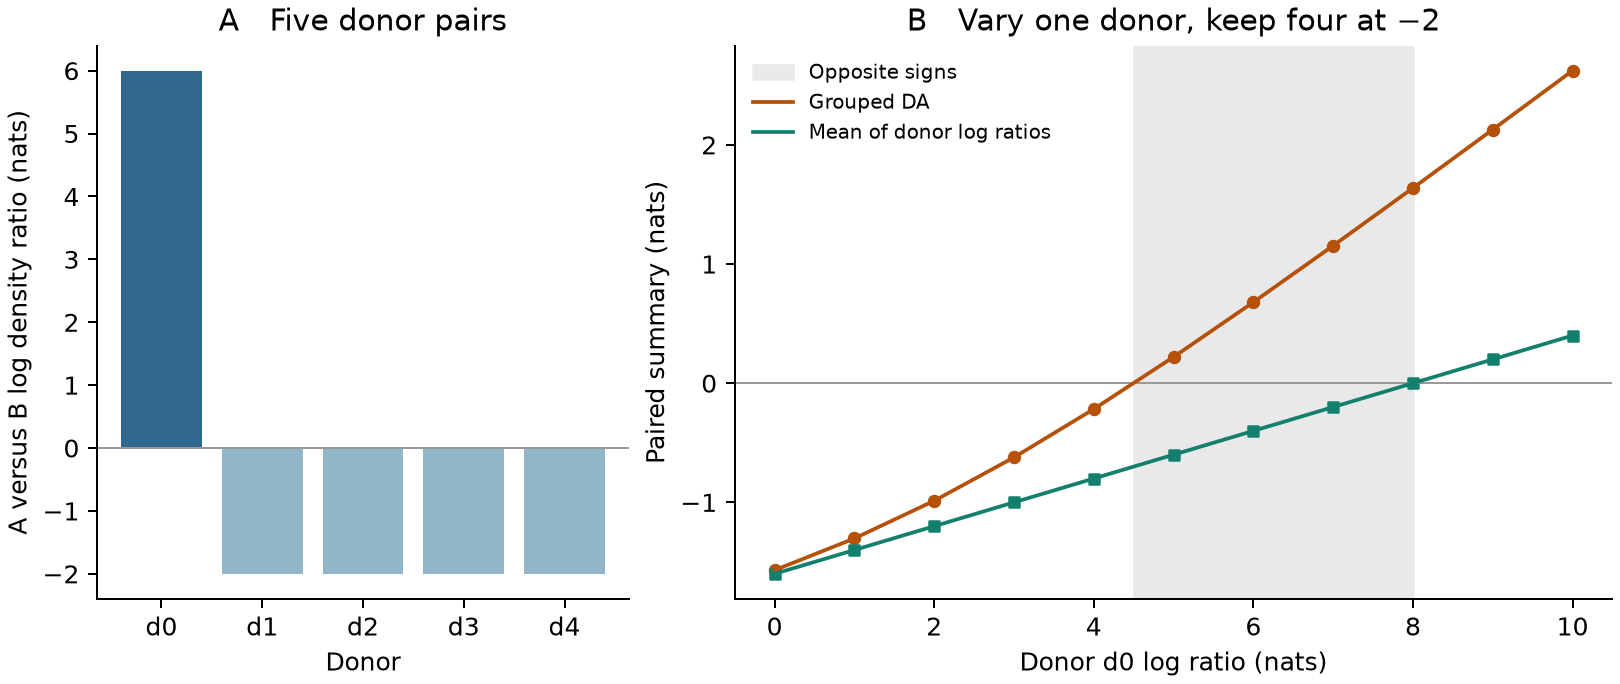

Write Python code to recreate this figure.
"""Check the two paired abundance summaries against exact Gaussian density ratios."""

from pathlib import Path
from unittest.mock import patch

import anndata as ad
import matplotlib.pyplot as plt
import numpy as np
import pandas as pd
import scvi
import torch
from scipy.special import logsumexp

from mrtotalvi import MrTotalVI


def paired_model():
    obs = pd.DataFrame(
        [(f"d{i}_{arm}", f"d{i}", arm) for i in range(5) for arm in ("A", "B") for _ in range(3)],
        columns=["sample", "donor", "arm"],
        index=[f"q{i}" for i in range(30)],
    )
    data = ad.AnnData(np.ones((30, 3), dtype=np.float32), obs=obs)
    data.obsm["protein"] = np.ones((30, 2), dtype=np.float32)
    MrTotalVI.setup_anndata(data, protein_expression_obsm_key="protein", sample_key="sample")
    model = MrTotalVI(data, sample_key="sample", hierarchy_mode="centered_v2", n_latent_u=2)
    model.is_trained_ = True  # The fixture supplies the exact posterior to both public methods.
    return model


def evaluate(model, first_ratio):
    ratios = np.array([first_ratio, -2, -2, -2, -2], dtype=float)
    # At zero, log N(0; mu_A, I) - log N(0; mu_B, I) = (||mu_B||² - ||mu_A||²)/2.
    locations = {}
    for i, r in enumerate(ratios):
        locations[f"d{i}_A"] = [np.sqrt(max(-2 * r, 0)), 0]
        locations[f"d{i}_B"] = [np.sqrt(max(2 * r, 0)), 0]
    loc = torch.tensor([locations[name] for name in model.sample_order], dtype=torch.float32)

    def posterior(x, y, sample_index, **kwargs):
        means = loc[sample_index.long().flatten()]
        return torch.distributions.Normal(means, torch.ones_like(means))

    with patch.object(model.module.qu, "forward", posterior):
        da = model.differential_abundance(
            sample_cov_keys=["arm"],
            donor_key="donor",
            omit_original_sample=False,
            compute_log_enrichment=True,
        ).sel(cell_name="q0")
        local = model.local_sample_enrichment(indices=[0], group_key="arm", contrast=("A", "B"), donor_key="donor").sel(
            cell_name="q0", draw=0
        )
    donors = [f"d{i}" for i in range(5)]
    lp = da.log_probs
    recovered = lp.sel(sample=[f"{d}_A" for d in donors]).values - lp.sel(sample=[f"{d}_B" for d in donors]).values
    np.testing.assert_allclose(recovered, ratios, atol=2e-6)
    np.testing.assert_allclose(local.donor_log_ratio.sel(donor=donors), ratios, atol=2e-6)
    da_score = da.arm_log_enrichs.sel(arm_enrichment="A").item()
    paired_mean = local.donor_log_ratio_mean.item()
    formula = logsumexp(ratios / 2) - logsumexp(-ratios / 2)
    np.testing.assert_allclose(da_score, formula, atol=2e-6)
    np.testing.assert_allclose(paired_mean, ratios.mean(), atol=2e-6)
    return {
        "first_donor": first_ratio,
        "other_donors": -2,
        "grouped_da": da_score,
        "grouped_formula": formula,
        "paired_mean": paired_mean,
        "mean_formula": ratios.mean(),
    }


def plot(results, directory):
    fig, (left, right) = plt.subplots(
        1, 2, figsize=(9, 3.8), layout="constrained", gridspec_kw={"width_ratios": [1, 1.65]}
    )
    left.axhline(0, color="0.6", lw=0.8)
    point = results.loc[results.first_donor == 6].iloc[0]
    left.bar(
        ["d0", "d1", "d2", "d3", "d4"],
        [point.first_donor] + [point.other_donors] * 4,
        color=["#31688e"] + ["#92b6c7"] * 4,
    )
    left.set(title="A   Five donor pairs", ylabel="A versus B log density ratio (nats)", xlabel="Donor")
    right.axhline(0, color="0.6", lw=0.8)
    right.axvspan(2 * np.arcsinh(4 * np.sinh(1)), 8, color="#e9e9e9", label="Opposite signs")
    for formula, measured, color, label, marker in [
        ("grouped_formula", "grouped_da", "#b55109", "Grouped DA", "o"),
        ("mean_formula", "paired_mean", "#13806e", "Mean of donor log ratios", "s"),
    ]:
        right.plot(results.first_donor, results[formula], color=color, lw=1.5, label=label)
        right.scatter(results.first_donor, results[measured], marker=marker, s=19, color=color)
    right.set(
        title="B   Vary one donor, keep four at −2",
        xlabel="Donor d0 log ratio (nats)",
        ylabel="Paired summary (nats)",
    )
    right.legend(frameon=False, fontsize=8, loc="upper left")
    for ax in (left, right):
        ax.spines[["top", "right"]].set_visible(False)
    fig.savefig(directory / "paired_da_check.png", dpi=180)
    plt.close(fig)


if __name__ == "__main__":
    scvi.settings.seed = 0
    torch.set_num_threads(1)
    directory = Path(__file__).resolve().parent
    model = paired_model()
    results = pd.DataFrame(evaluate(model, strength) for strength in range(11))
    results.to_csv(directory / "paired_da_check.tsv", sep="\t", index=False)
    plot(results, directory)
